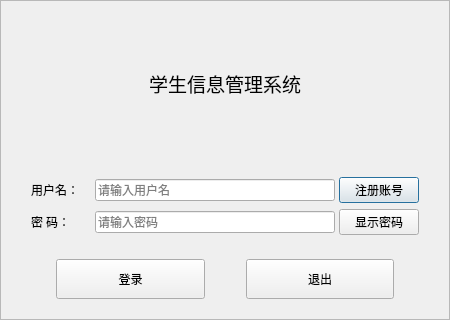
<?xml version="1.0" encoding="UTF-8"?>
<ui version="4.0">
 <class>LoginDialog</class>
 <widget class="QDialog" name="LoginDialog">
  <property name="geometry">
   <rect>
    <x>0</x>
    <y>0</y>
    <width>450</width>
    <height>320</height>
   </rect>
  </property>
  <property name="sizePolicy">
   <sizepolicy hsizetype="Fixed" vsizetype="Fixed">
    <horstretch>0</horstretch>
    <verstretch>0</verstretch>
   </sizepolicy>
  </property>
  <property name="maximumSize">
   <size>
    <width>450</width>
    <height>320</height>
   </size>
  </property>
  <property name="windowTitle">
   <string>登录</string>
  </property>
  <property name="styleSheet">
   <string notr="true"/>
  </property>
  <layout class="QVBoxLayout" name="verticalLayout">
   <property name="spacing">
    <number>0</number>
   </property>
   <property name="leftMargin">
    <number>0</number>
   </property>
   <property name="topMargin">
    <number>0</number>
   </property>
   <property name="rightMargin">
    <number>0</number>
   </property>
   <property name="bottomMargin">
    <number>0</number>
   </property>
   <item>
    <widget class="QFrame" name="loginFrame">
     <property name="frameShape">
      <enum>QFrame::StyledPanel</enum>
     </property>
     <property name="frameShadow">
      <enum>QFrame::Raised</enum>
     </property>
     <layout class="QVBoxLayout" name="verticalLayout_2" stretch="1,2,1">
      <property name="spacing">
       <number>4</number>
      </property>
      <property name="leftMargin">
       <number>0</number>
      </property>
      <property name="topMargin">
       <number>0</number>
      </property>
      <property name="rightMargin">
       <number>0</number>
      </property>
      <property name="bottomMargin">
       <number>0</number>
      </property>
      <item>
       <widget class="QLabel" name="loginTitleLabel">
        <property name="sizePolicy">
         <sizepolicy hsizetype="Preferred" vsizetype="Preferred">
          <horstretch>0</horstretch>
          <verstretch>0</verstretch>
         </sizepolicy>
        </property>
        <property name="minimumSize">
         <size>
          <width>0</width>
          <height>120</height>
         </size>
        </property>
        <property name="font">
         <font>
          <family>Microsoft YaHei</family>
          <pointsize>14</pointsize>
         </font>
        </property>
        <property name="styleSheet">
         <string notr="true"/>
        </property>
        <property name="frameShape">
         <enum>QFrame::NoFrame</enum>
        </property>
        <property name="text">
         <string>学生信息管理系统</string>
        </property>
        <property name="alignment">
         <set>Qt::AlignCenter</set>
        </property>
       </widget>
      </item>
      <item>
       <layout class="QGridLayout" name="gridLayout" columnstretch="1,4,1" columnminimumwidth="0,0,0">
        <property name="leftMargin">
         <number>30</number>
        </property>
        <property name="topMargin">
         <number>8</number>
        </property>
        <property name="rightMargin">
         <number>30</number>
        </property>
        <property name="horizontalSpacing">
         <number>4</number>
        </property>
        <property name="verticalSpacing">
         <number>6</number>
        </property>
        <item row="0" column="0">
         <widget class="QLabel" name="userLabel">
          <property name="font">
           <font>
            <family>Microsoft YaHei</family>
           </font>
          </property>
          <property name="text">
           <string>用户名：</string>
          </property>
          <property name="alignment">
           <set>Qt::AlignLeading|Qt::AlignLeft|Qt::AlignVCenter</set>
          </property>
         </widget>
        </item>
        <item row="0" column="1">
         <widget class="QLineEdit" name="userLineEdit">
          <property name="styleSheet">
           <string notr="true"/>
          </property>
          <property name="maxLength">
           <number>10</number>
          </property>
          <property name="placeholderText">
           <string>请输入用户名</string>
          </property>
         </widget>
        </item>
        <item row="0" column="2">
         <widget class="QPushButton" name="registerBtn">
          <property name="maximumSize">
           <size>
            <width>16777215</width>
            <height>16777215</height>
           </size>
          </property>
          <property name="text">
           <string>注册账号</string>
          </property>
         </widget>
        </item>
        <item row="1" column="0">
         <widget class="QLabel" name="passwordLabel">
          <property name="font">
           <font>
            <family>Microsoft YaHei</family>
           </font>
          </property>
          <property name="text">
           <string>密 码：</string>
          </property>
          <property name="alignment">
           <set>Qt::AlignLeading|Qt::AlignLeft|Qt::AlignVCenter</set>
          </property>
         </widget>
        </item>
        <item row="1" column="1">
         <widget class="QLineEdit" name="passwordLineEdit">
          <property name="styleSheet">
           <string notr="true"/>
          </property>
          <property name="maxLength">
           <number>10</number>
          </property>
          <property name="echoMode">
           <enum>QLineEdit::Password</enum>
          </property>
          <property name="placeholderText">
           <string>请输入密码</string>
          </property>
         </widget>
        </item>
        <item row="1" column="2">
         <widget class="QPushButton" name="showPasswordBtn">
          <property name="maximumSize">
           <size>
            <width>16777215</width>
            <height>16777215</height>
           </size>
          </property>
          <property name="text">
           <string>显示密码</string>
          </property>
         </widget>
        </item>
       </layout>
      </item>
      <item>
       <layout class="QHBoxLayout" name="horizontalLayout">
        <property name="spacing">
         <number>6</number>
        </property>
        <property name="leftMargin">
         <number>55</number>
        </property>
        <property name="topMargin">
         <number>20</number>
        </property>
        <property name="rightMargin">
         <number>55</number>
        </property>
        <property name="bottomMargin">
         <number>20</number>
        </property>
        <item>
         <widget class="QPushButton" name="loginBtn">
          <property name="maximumSize">
           <size>
            <width>16777215</width>
            <height>40</height>
           </size>
          </property>
          <property name="font">
           <font>
            <family>微软雅黑</family>
           </font>
          </property>
          <property name="styleSheet">
           <string notr="true"/>
          </property>
          <property name="text">
           <string>登录</string>
          </property>
         </widget>
        </item>
        <item>
         <spacer name="horizontalSpacer">
          <property name="orientation">
           <enum>Qt::Horizontal</enum>
          </property>
          <property name="sizeType">
           <enum>QSizePolicy::Fixed</enum>
          </property>
          <property name="sizeHint" stdset="0">
           <size>
            <width>35</width>
            <height>20</height>
           </size>
          </property>
         </spacer>
        </item>
        <item>
         <widget class="QPushButton" name="quitBtn">
          <property name="maximumSize">
           <size>
            <width>16777215</width>
            <height>40</height>
           </size>
          </property>
          <property name="font">
           <font>
            <family>微软雅黑</family>
           </font>
          </property>
          <property name="styleSheet">
           <string notr="true"/>
          </property>
          <property name="text">
           <string>退出</string>
          </property>
         </widget>
        </item>
       </layout>
      </item>
     </layout>
    </widget>
   </item>
  </layout>
 </widget>
 <resources/>
 <connections/>
</ui>
